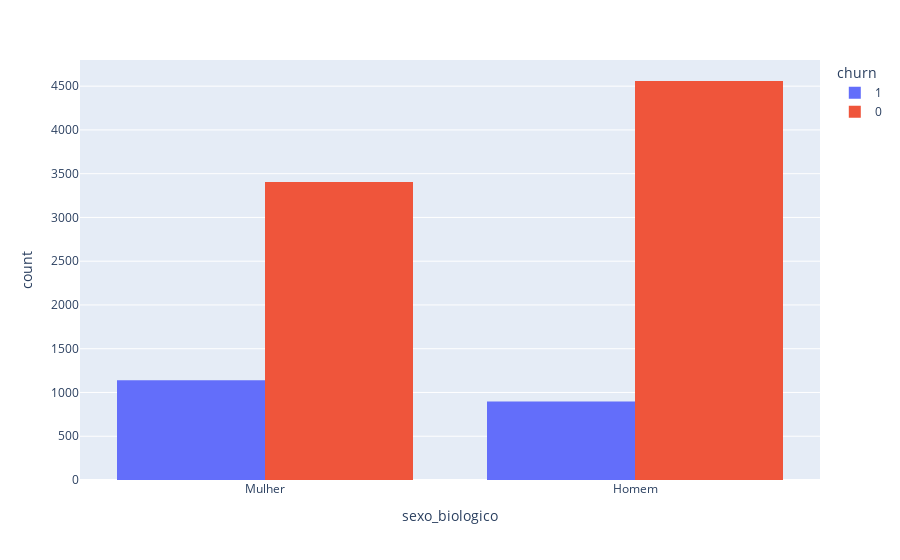

Source (notebook cell):
### Code cell
px.histogram(data, x="sexo_biologico", color="churn", barmode="group")

### Figure 1 — Plotly figure (JSON) as saved in the notebook; plotly's stock layout.template omitted (floating-point values rounded to 4 significant figures; data arrays with more than 128 entries replaced by an {"elided": "..."} marker saying what was removed)
{"data": [{"alignmentgroup": "True", "bingroup": "x", "hovertemplate": "churn=1<br>sexo_biologico=%{x}<br>count=%{y}<extra></extra>", "legendgroup": "1", "marker": {"color": "#636efa", "pattern": {"shape": ""}}, "name": "1", "offsetgroup": "1", "orientation": "v", "showlegend": true, "type": "histogram", "x": {"elided": "2037 str values"}, "xaxis": "x", "yaxis": "y"}, {"alignmentgroup": "True", "bingroup": "x", "hovertemplate": "churn=0<br>sexo_biologico=%{x}<br>count=%{y}<extra></extra>", "legendgroup": "0", "marker": {"color": "#EF553B", "pattern": {"shape": ""}}, "name": "0", "offsetgroup": "0", "orientation": "v", "showlegend": true, "type": "histogram", "x": {"elided": "7963 str values"}, "xaxis": "x", "yaxis": "y"}], "layout": {"barmode": "group", "legend": {"title": {"text": "churn"}, "tracegroupgap": 0}, "margin": {"t": 60}, "xaxis": {"anchor": "y", "domain": [0, 1], "title": {"text": "sexo_biologico"}}, "yaxis": {"anchor": "x", "domain": [0, 1], "title": {"text": "count"}}}}
